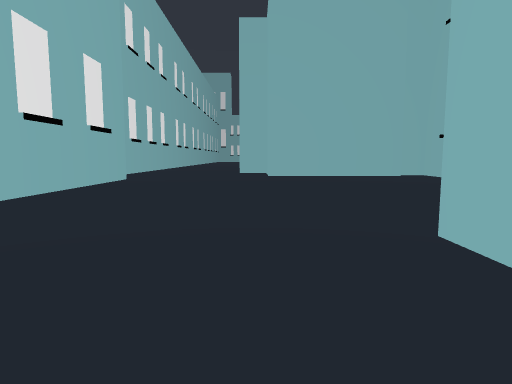
View 1 (above)

16 first-person views from a walk through a 3-D level made in the Godot game engine. The camera is 1.2 m above the floor, tilts 6° down and sees 75° across. The floor is counted in squares, 2 m on a side. Each view is taken from the middle of a square. On the plan, view 1 faces up. The plan holds only what a view shows up to about 10 squares ahead; the rest is blank. The place goes on beyond the plan. Characters and animated objects are left out.

View 2
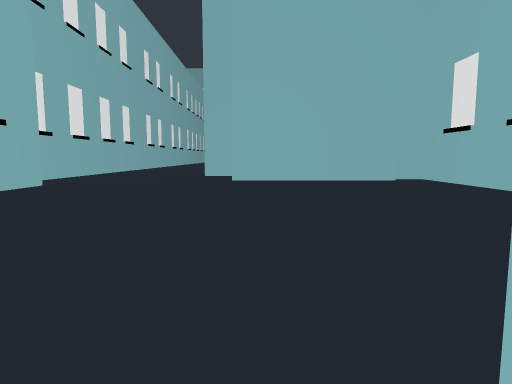

View 3
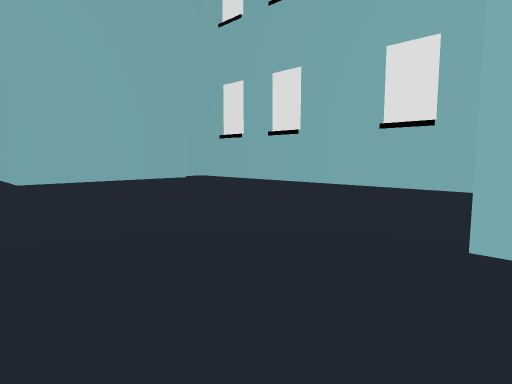

View 4
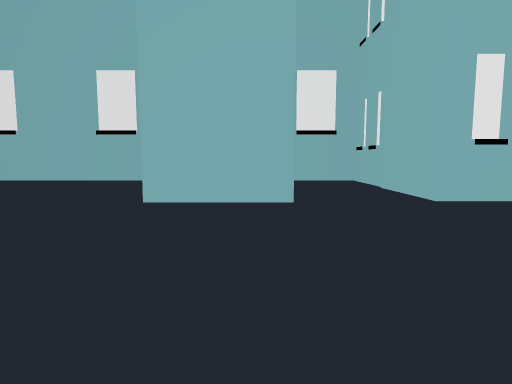

View 5
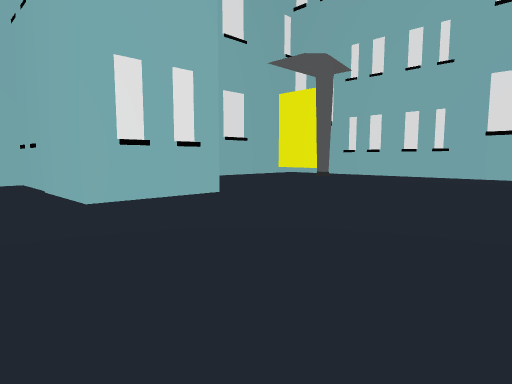

View 6
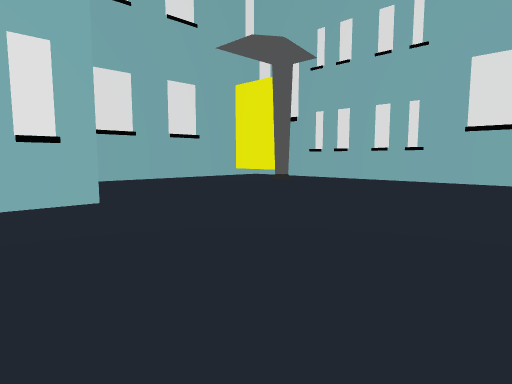

View 7
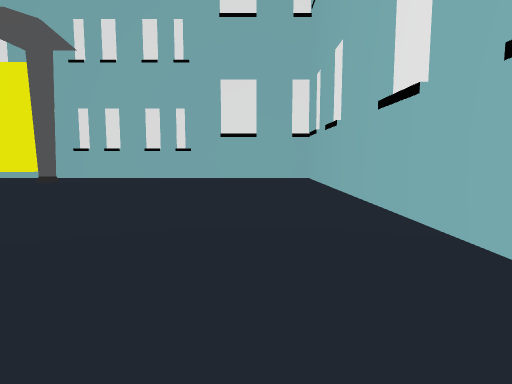

View 8
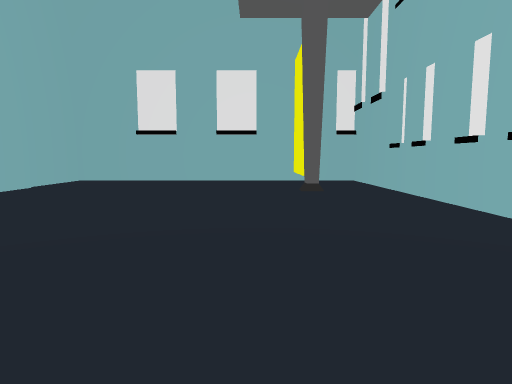

View 9
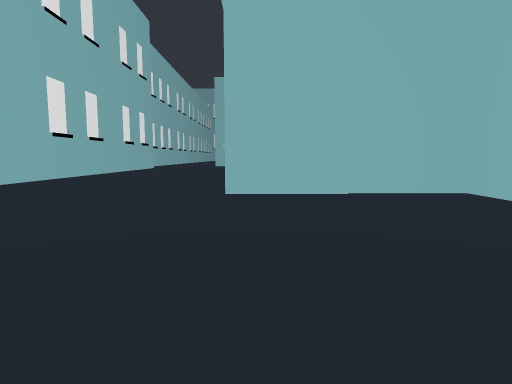

View 10
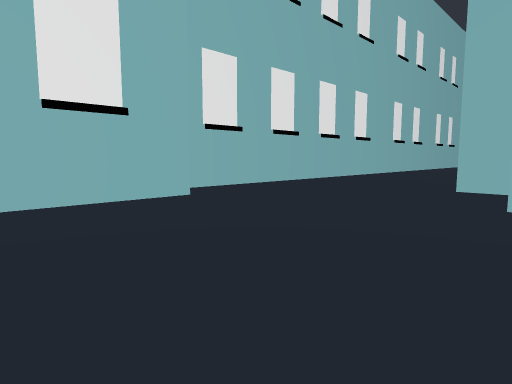

View 11
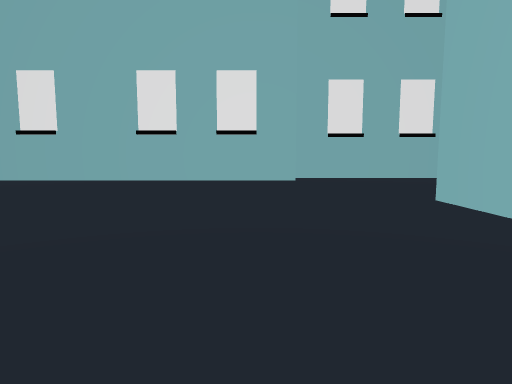

View 12
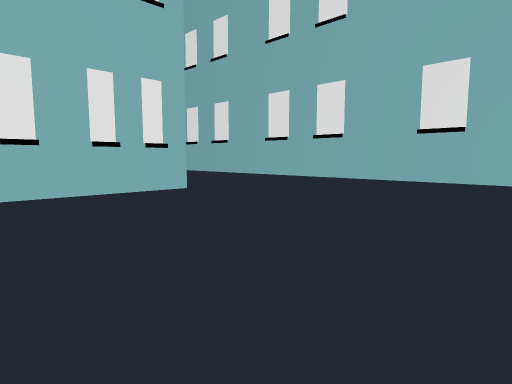

View 13
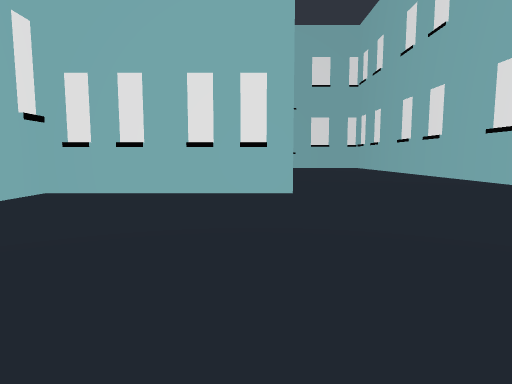

View 14
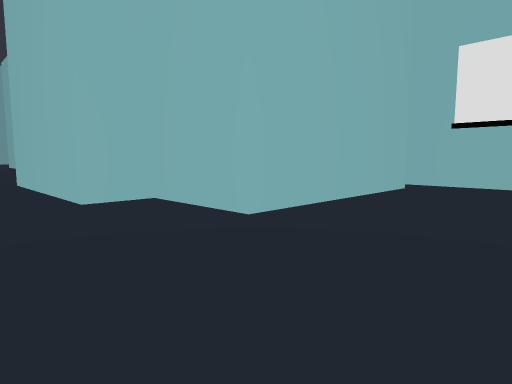

View 15
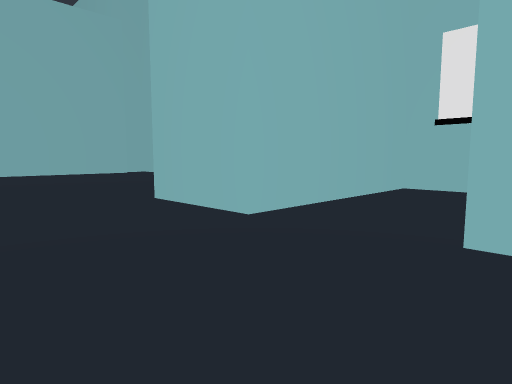

View 16
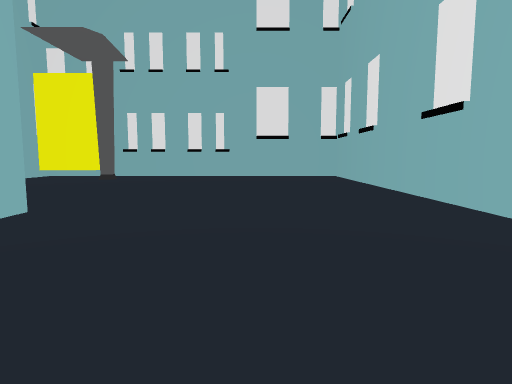

### Floor plan
Points are (right, up) in squares from view 1. A wall is a line through its corners. A room is listed if a view was taken in it or the views show most of it. See-through windows are left out.
Room 1 (views 1, 2, 3, 4, 5, 6, 7, 8, 9, 10, 11, 12, 13, 14, 15, 16)
walls: (-3.5, 9.1) (-3.5, -10.5) (4.5, -10.5); (4.6, 10.5) (0.4, 10.5) (0.4, 12.5) (-0.6, 12.5) (-0.6, 15.5); (2.8, -8.9) (4.8, -8.9); (5.5, -9) (5.5, -3.5) (1.4, -3.5) (1.4, -1.4) (5.5, -1.4) (5.5, 0.5) (1.4, 0.5) (1.4, 2.5) (5.5, 2.5) (5.5, 11) (4.8, 11); (-4.5, 14.8) (-4.5, 9.1)
ways out: opening at (3.5, -10) to room 2; opening at (5, -9) to room 2
Room 2 (no view inside)
walls: (4.5, -10.5) (5.5, -10.5) (5.5, -9.4)
ways out: opening at (3.5, -10) to room 1; opening at (5, -9) to room 1

Positions as (right, up) in squares from view 1, and headings:
1: (0, 0), facing up
2: (1, 2), facing up
3: (-1, 2), facing up-right
4: (-3, 1), facing right
5: (-3, 0), facing down-right
6: (-3, -2), facing down-right
7: (-2, -1), facing down
8: (-3, -8), facing right
9: (2, -9), facing up
10: (1, 6), facing up-left
11: (5, 8), facing left
12: (5, 8), facing down-left
13: (2, 8), facing down
14: (-2, 8), facing up-right
15: (-1, -2), facing up-right
16: (-1, 0), facing down
